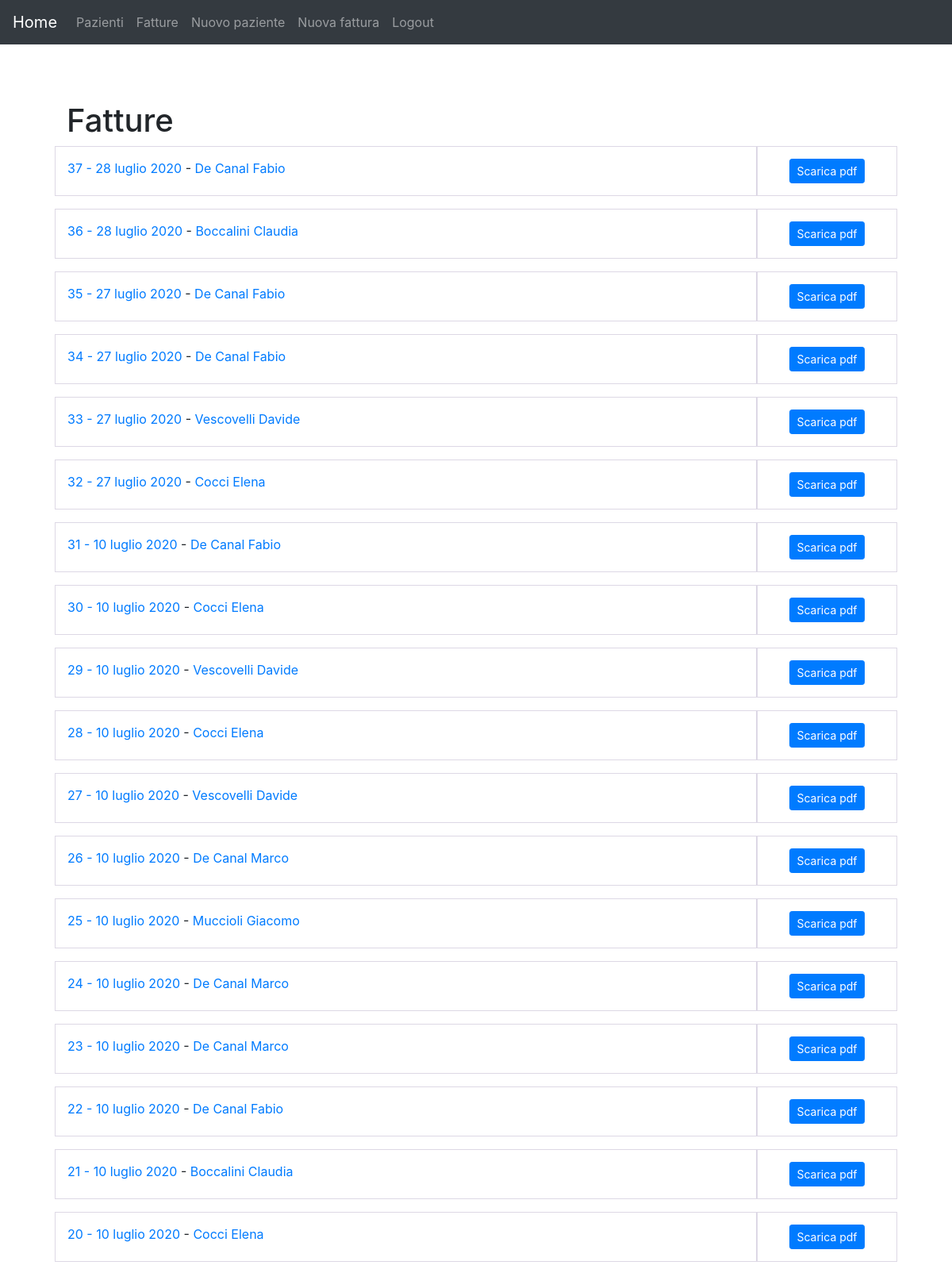
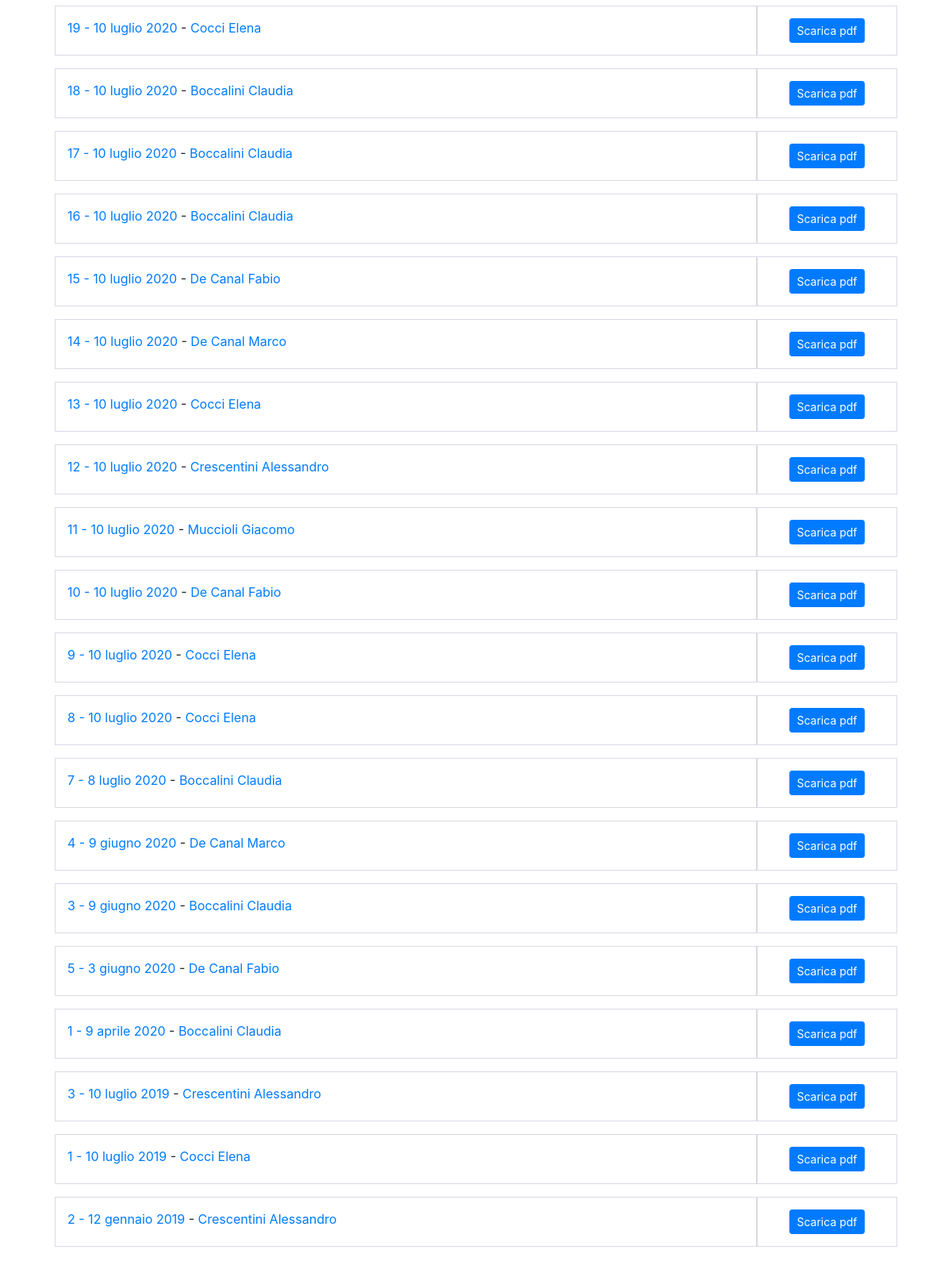
The page /gestione/fatture/ (signed in) on the database its author committed (2 pictures, top to bottom).
### gestione/models.py (models this page shows, shortened)
class Fattura(models.Model):
	paziente = models.ForeignKey(Paziente, on_delete = models.SET_NULL, null = True, help_text = 'Intestatario (Paziente)')
	valore = models.DecimalField(help_text = 'Valore', max_digits = 8, decimal_places = 2)
	data = models.DateField(default = date.today, help_text = 'Data <em>YYYY-MM-DD</em>.')
	numero = models.PositiveSmallIntegerField('Numero d\'ordine', help_text = 'Numero d\'ordine')
	class Meta:
		ordering = ['-data','-numero']
	def __str__(self):
		return str(self.numero) + " - " + data_italiana(self.data)
	def get_absolute_url(self):
		return reverse('dettaglio-fattura', args=[str(self.id)])

class Paziente(models.Model):
	cognome = models.CharField(max_length = 100, help_text = 'Cognome')
	nome = models.CharField(max_length = 100, help_text = 'Nome')
	codfisc = models.CharField("Codice fiscale", max_length = 16, help_text = 'Codice fiscale', blank = True)
	piva = models.CharField('Partita Iva', max_length = 50, help_text = 'P. Iva', blank = True)
	paese = models.CharField('Città', max_length = 100, help_text = 'Città', blank = True)
	provincia = models.CharField(max_length = 2, help_text = 'Prov.', blank = True)
	cap = models.CharField('CAP', max_length = 5, help_text = 'CAP', blank = True)
	via = models.CharField(max_length = 100, help_text = 'Via', blank = True)
	civico = models.CharField('N. civico', max_length = 30, help_text = 'N. civico', blank = True)
	telefono = models.CharField(max_length = 25, help_text = 'Telefono', blank = True)
	email = models.EmailField(help_text = 'email', blank = True)
	data_nascita  = models.DateField('Data di nascita', help_text = 'Data di nascita <em>YYYY-MM-DD</em>.', blank = True, null=True)
	paese_nascita = models.CharField('Città di nascita', max_length = 100, help_text = 'Città di nascita', blank = True)
	provincia_nascita = models.CharField('Provincia di nascita',max_length = 2, help_text = 'Prov. di nascita', blank = True)
	prezzo = models.DecimalField(help_text = 'Prezzo', max_digits = 8, decimal_places = 2, blank = True, default = 50.00)
	ultima_modifica = models.DateTimeField(help_text = 'Ultima modifica', auto_now = True)
	class Meta:
		ordering = ['cognome','nome']
	def __str__(self):
		return ' '.join([self.cognome, self.nome])
	def get_absolute_url(self):
		return reverse('dettaglio-paziente', args=[str(self.id)])

### gestione/views.py (the view)
# urls.py: path('fatture/', views.FatturaListView.as_view(), name='fatture'),
class FatturaListView(LoginRequiredMixin, generic.ListView):
    model = Fattura
    context_object_name = 'elenco_fatture'
    permission_required = ('gestione.view_fattura','gestione.delete_fattura','gestione.view_paziente')

### gestione/utils.py (called while the page is built)
def data_italiana(data:date):
    return str(data.day)+' '+mese[data.month]+' '+str(data.year)

### gestione/templates/gestione/fattura_list.html (shortened to what this page needs)
{% extends "generic.html" %}
{% block main-content %}
<div class="container">
    <h1>Fatture</h1>
{% for f in elenco_fatture %}
<div class="row mb-3">
    <div class="col-md-10 themed-grid-col"><a href="{{f.get_absolute_url}}">{{f}}</a> - <a href="{{f.paziente.get_absolute_url}}">{{f.paziente}}</a></div>
    <div class="col-md-2 themed-grid-col text-center">
        <a class="btn btn-primary btn-sm" href="{% url 'fattura-pdf' f.id %}">Scarica pdf</a>
    </div>
  </div>
{% endfor %}
</div>
{% endblock main-content %}

### gestione/templates/generic.html (style rules this page uses)
body { padding-top: 5rem; }

### gestione/templates/gestione/fattura_list.html (style rules this page uses)
.themed-grid-col { padding-top: 15px; padding-bottom: 15px; background-color: rgba(255, 255, 255, 0.15); border: 1px solid rgba(86, 61, 124, .2); }

### rows shown on the page
Fattura: numero+data "37 - 28 luglio 2020", paziente "De Canal Fabio"
Fattura: numero+data "36 - 28 luglio 2020", paziente "Boccalini Claudia"
Fattura: numero+data "35 - 27 luglio 2020", paziente "De Canal Fabio"
Fattura: numero+data "34 - 27 luglio 2020", paziente "De Canal Fabio"
Fattura: numero+data "33 - 27 luglio 2020", paziente "Vescovelli Davide"
Fattura: numero+data "32 - 27 luglio 2020", paziente "Cocci Elena"
Fattura: numero+data "31 - 10 luglio 2020", paziente "De Canal Fabio"
Fattura: numero+data "30 - 10 luglio 2020", paziente "Cocci Elena"
Fattura: numero+data "29 - 10 luglio 2020", paziente "Vescovelli Davide"
Fattura: numero+data "28 - 10 luglio 2020", paziente "Cocci Elena"
Fattura: numero+data "27 - 10 luglio 2020", paziente "Vescovelli Davide"
Fattura: numero+data "26 - 10 luglio 2020", paziente "De Canal Marco"
Fattura: numero+data "25 - 10 luglio 2020", paziente "Muccioli Giacomo"
Fattura: numero+data "24 - 10 luglio 2020", paziente "De Canal Marco"
Fattura: numero+data "23 - 10 luglio 2020", paziente "De Canal Marco"
Fattura: numero+data "22 - 10 luglio 2020", paziente "De Canal Fabio"
Fattura: numero+data "21 - 10 luglio 2020", paziente "Boccalini Claudia"
Fattura: numero+data "20 - 10 luglio 2020", paziente "Cocci Elena"
Fattura: numero+data "19 - 10 luglio 2020", paziente "Cocci Elena"
Fattura: numero+data "18 - 10 luglio 2020", paziente "Boccalini Claudia"
Fattura: numero+data "17 - 10 luglio 2020", paziente "Boccalini Claudia"
Fattura: numero+data "16 - 10 luglio 2020", paziente "Boccalini Claudia"
Fattura: numero+data "15 - 10 luglio 2020", paziente "De Canal Fabio"
Fattura: numero+data "14 - 10 luglio 2020", paziente "De Canal Marco"
Fattura: numero+data "13 - 10 luglio 2020", paziente "Cocci Elena"
Fattura: numero+data "12 - 10 luglio 2020", paziente "Crescentini Alessandro"
Fattura: numero+data "11 - 10 luglio 2020", paziente "Muccioli Giacomo"
Fattura: numero+data "10 - 10 luglio 2020", paziente "De Canal Fabio"
Fattura: numero+data "9 - 10 luglio 2020", paziente "Cocci Elena"
Fattura: numero+data "8 - 10 luglio 2020", paziente "Cocci Elena"
Fattura: numero+data "7 - 8 luglio 2020", paziente "Boccalini Claudia"
Fattura: numero+data "4 - 9 giugno 2020", paziente "De Canal Marco"
Fattura: numero+data "3 - 9 giugno 2020", paziente "Boccalini Claudia"
Fattura: numero+data "5 - 3 giugno 2020", paziente "De Canal Fabio"
Fattura: numero+data "1 - 9 aprile 2020", paziente "Boccalini Claudia"
Fattura: numero+data "3 - 10 luglio 2019", paziente "Crescentini Alessandro"
Fattura: numero+data "1 - 10 luglio 2019", paziente "Cocci Elena"
Fattura: numero+data "2 - 12 gennaio 2019", paziente "Crescentini Alessandro"
